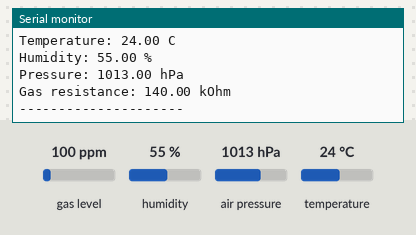
A sketch run on a simulated ESP32. On the bench: the last lines printed to the serial monitor. The inputs (shaded band) are chosen by the test bench; at power-on: gas level 100 ppm, humidity 55 %, air pressure 1013 hPa, temperature 24 °C.

Above: at 3.2 s.
3.3 s: gas level set to 20 ppm
At 4.9 s:
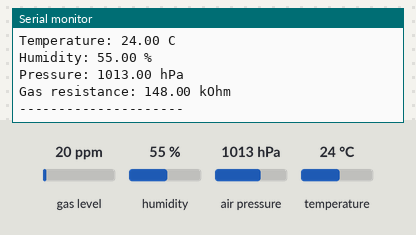
6.2 s: humidity set to 22 %
9.1 s: air pressure set to 952 hPa
At 11.3 s:
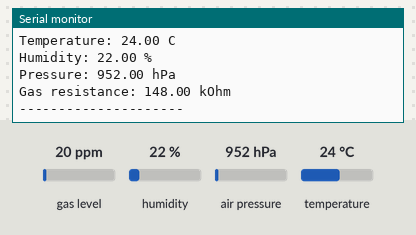

Measured:
- after the input at 3.3 s, the serial monitor: prints a new line after 1.0 s (image 1)
- after the input at 9.1 s, the serial monitor: prints a new line after 1.7 s (image 2)

The sketch:

bme688_readout.ino
```cpp
#include <Wire.h>
#include <Adafruit_Sensor.h>
#include "Adafruit_BME680.h"

#define SDA_PIN 8
#define SCL_PIN 9
#define BME_ADDR 0x77

Adafruit_BME680 bme;

void setup() {
  Serial.begin(115200);
  delay(2000);
  Wire.begin(SDA_PIN, SCL_PIN);

  if (!bme.begin(BME_ADDR, &Wire)) {
    Serial.println("Could not find BME688.");
    while (1) delay(1000);
  }

  bme.setTemperatureOversampling(BME680_OS_8X);
  bme.setHumidityOversampling(BME680_OS_2X);
  bme.setPressureOversampling(BME680_OS_4X);
  bme.setIIRFilterSize(BME680_FILTER_SIZE_3);
  bme.setGasHeater(320, 150);

  Serial.println("BME688 found.");
}

void loop() {
  if (!bme.performReading()) {
    Serial.println("Reading failed.");
    delay(1000);
    return;
  }

  Serial.print("Temperature: ");
  Serial.print(bme.temperature);
  Serial.println(" C");

  Serial.print("Humidity: ");
  Serial.print(bme.humidity);
  Serial.println(" %");

  Serial.print("Pressure: ");
  Serial.print(bme.pressure / 100.0);
  Serial.println(" hPa");

  Serial.print("Gas resistance: ");
  Serial.print(bme.gas_resistance / 1000.0);
  Serial.println(" kOhm");

  Serial.println("---------------------");
  delay(2000);
}
```
